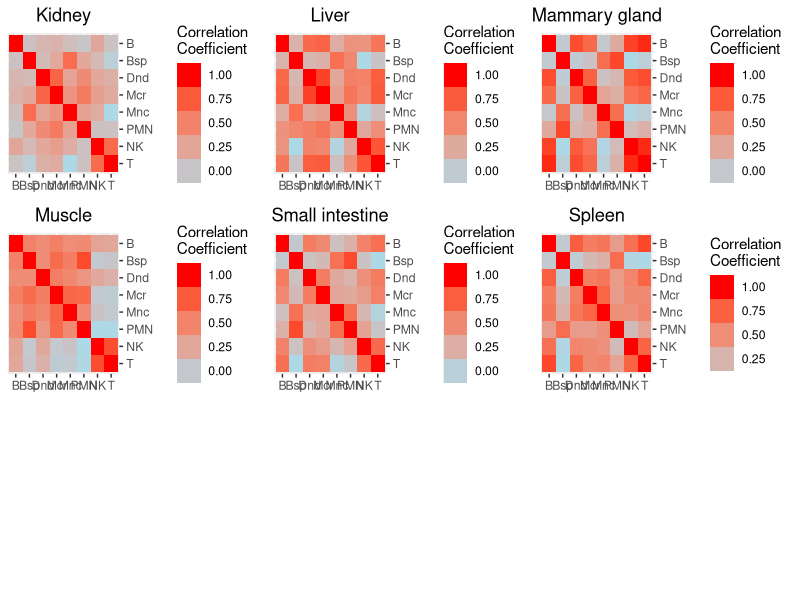

Reproduce this figure in R.
library(openxlsx)
library(reshape2)
library(ggplot2)
library(RColorBrewer)
library(ggpubr)
library(tidyverse)

K_sig <- read.csv("Figure_1/Data/MS/K.csv", row.names = 1)
K_sig <- K_sig[,order(colnames(K_sig))]
colnames(K_sig) <- c("B","Bsp","Dnd","Mcr","Mnc","PMN","NK","T")
K_cormat <- round(cor(K_sig),2)

K_melted <- melt(K_cormat)
K_melted$Var2 = with(K_melted, factor(Var2, levels = rev(levels(Var2))))

K_corplot <- ggplot(data = K_melted, aes(x=Var1, y=Var2, fill=value)) + 
  geom_tile() + scale_y_discrete(position = "right", label=abbreviate) + ggtitle("Kidney") +
  xlab(NULL) + ylab(NULL) + theme(plot.title = element_text(hjust = 0.5)) + guides(fill=guide_legend(title="Correlation\nCoefficient", reverse=T)) + scale_x_discrete(label=abbreviate) + scale_fill_continuous(high = "red", low = "light blue")

L_sig <- read.csv("Figure_1/Data/MS/L.csv", row.names = 1)
L_sig <- L_sig[,order(colnames(L_sig))]
colnames(L_sig) <- c("B","Bsp","Dnd","Mcr","Mnc","PMN","NK","T")
L_cormat <- round(cor(L_sig),2)

L_melted <- melt(L_cormat)
L_melted$Var2 = with(L_melted, factor(Var2, levels = rev(levels(Var2))))

L_corplot <- ggplot(data = L_melted, aes(x=Var1, y=Var2, fill=value)) + 
  geom_tile() + scale_y_discrete(position = "right", label=abbreviate) + ggtitle("Liver") +
  xlab(NULL) + ylab(NULL) + theme(plot.title = element_text(hjust = 0.5)) + guides(fill=guide_legend(title="Correlation\nCoefficient", reverse=T)) + scale_x_discrete(label=abbreviate) + scale_fill_continuous(high = "red", low = "light blue")

MG_sig <- read.csv("Figure_1/Data/MS/MG.csv", row.names = 1)
MG_sig <- MG_sig[,order(colnames(MG_sig))]
colnames(MG_sig) <- c("B","Bsp","Dnd","Mcr","Mnc","PMN","NK","T")
MG_cormat <- round(cor(MG_sig),2)

MG_melted <- melt(MG_cormat)
MG_melted$Var2 = with(MG_melted, factor(Var2, levels = rev(levels(Var2))))

MG_corplot <- ggplot(data = MG_melted, aes(x=Var1, y=Var2, fill=value)) + 
  geom_tile() + scale_y_discrete(position = "right", label=abbreviate) + ggtitle("Mammary gland") +
  xlab(NULL) + ylab(NULL) + theme(plot.title = element_text(hjust = 0.5)) + guides(fill=guide_legend(title="Correlation\nCoefficient", reverse=T)) + scale_x_discrete(label=abbreviate) + scale_fill_continuous(high = "red", low = "light blue")

M_sig <- read.csv("Figure_1/Data/MS/M.csv", row.names = 1)
M_sig <- M_sig[,order(colnames(M_sig))]
colnames(M_sig) <- c("B","Bsp","Dnd","Mcr","Mnc","PMN","NK","T")
M_cormat <- round(cor(M_sig),2)

M_melted <- melt(M_cormat)
M_melted$Var2 = with(M_melted, factor(Var2, levels = rev(levels(Var2))))

M_corplot <- ggplot(data = M_melted, aes(x=Var1, y=Var2, fill=value)) + 
  geom_tile() + scale_y_discrete(position = "right", label=abbreviate) + ggtitle("Muscle") +
  xlab(NULL) + ylab(NULL) + theme(plot.title = element_text(hjust = 0.5)) + guides(fill=guide_legend(title="Correlation\nCoefficient", reverse=T)) + scale_x_discrete(label=abbreviate) + scale_fill_continuous(high = "red", low = "light blue")

SI_sig <- read.csv("Figure_1/Data/MS/SI.csv", row.names = 1)
SI_sig <- SI_sig[,order(colnames(SI_sig))]
colnames(SI_sig) <- c("B","Bsp","Dnd","Mcr","Mnc","PMN","NK","T")
SI_cormat <- round(cor(SI_sig),2)

SI_melted <- melt(SI_cormat)
SI_melted$Var2 = with(SI_melted, factor(Var2, levels = rev(levels(Var2))))

SI_corplot <- ggplot(data = SI_melted, aes(x=Var1, y=Var2, fill=value)) + 
  geom_tile() + scale_y_discrete(position = "right", label=abbreviate) + ggtitle("Small intestine") +
  xlab(NULL) + ylab(NULL) + theme(plot.title = element_text(hjust = 0.5)) + guides(fill=guide_legend(title="Correlation\nCoefficient", reverse=T)) + scale_x_discrete(label=abbreviate) + scale_fill_continuous(high = "red", low = "light blue")

S_sig <- read.csv("Figure_1/Data/MS/S.csv", row.names = 1)
S_sig <- S_sig[,order(colnames(S_sig))]
colnames(S_sig) <- c("B","Bsp","Dnd","Mcr","Mnc","PMN","NK","T")
S_cormat <- round(cor(S_sig),2)

S_melted <- melt(S_cormat)
S_melted$Var2 = with(S_melted, factor(Var2, levels = rev(levels(Var2))))

S_corplot <- ggplot(data = S_melted, aes(x=Var1, y=Var2, fill=value)) + 
  geom_tile() + scale_y_discrete(position = "right", label=abbreviate) + ggtitle("Spleen") +
  xlab(NULL) + ylab(NULL) + theme(plot.title = element_text(hjust = 0.5)) + guides(fill=guide_legend(title="Correlation\nCoefficient", reverse=T)) + scale_x_discrete(label=abbreviate) + scale_fill_continuous(high = "red", low = "light blue")

ggarrange(K_corplot, L_corplot, MG_corplot, M_corplot, SI_corplot, S_corplot,
          ncol = 3, nrow = 3)

############Sup_Table1

K_cormat[lower.tri(K_cormat, diag = TRUE)] <- NA
K_melted_table <- melt(K_cormat, na.rm = TRUE)

L_cormat[lower.tri(L_cormat, diag = TRUE)] <- NA
L_melted_table <- melt(L_cormat, na.rm = TRUE)

MG_cormat[lower.tri(MG_cormat, diag = TRUE)] <- NA
MG_melted_table <- melt(MG_cormat, na.rm = TRUE)

M_cormat[lower.tri(M_cormat, diag = TRUE)] <- NA
M_melted_table <- melt(M_cormat, na.rm = TRUE)

SI_cormat[lower.tri(SI_cormat, diag = TRUE)] <- NA
SI_melted_table <- melt(SI_cormat, na.rm = TRUE)

S_cormat[lower.tri(S_cormat, diag = TRUE)] <- NA
S_melted_table <- melt(S_cormat, na.rm = TRUE)

K_melted_table$signature <- "Kidney"
L_melted_table$signature <- "Liver"
MG_melted_table$signature <- "Mammary gland"
M_melted_table$signature <- "Muscle"
SI_melted_table$signature <- "Small intestine"
S_melted_table$signature <- "Spleen"

cortotal <- rbind(K_melted_table,L_melted_table,MG_melted_table,M_melted_table,SI_melted_table,S_melted_table) 

#define quantiles of interest
q = c(.25, .5, .75)

Sup_Table1 <- cortotal %>%
  group_by(signature) %>%
  summarize(quant25 = quantile(value, probs = q[1]), 
            quant50 = quantile(value, probs = q[2]),
            quant75 = quantile(value, probs = q[3]),
            min = min(value),
            max = max(value),
            mean = mean(value),
            sd = sd(value)) %>% 
  ungroup()

